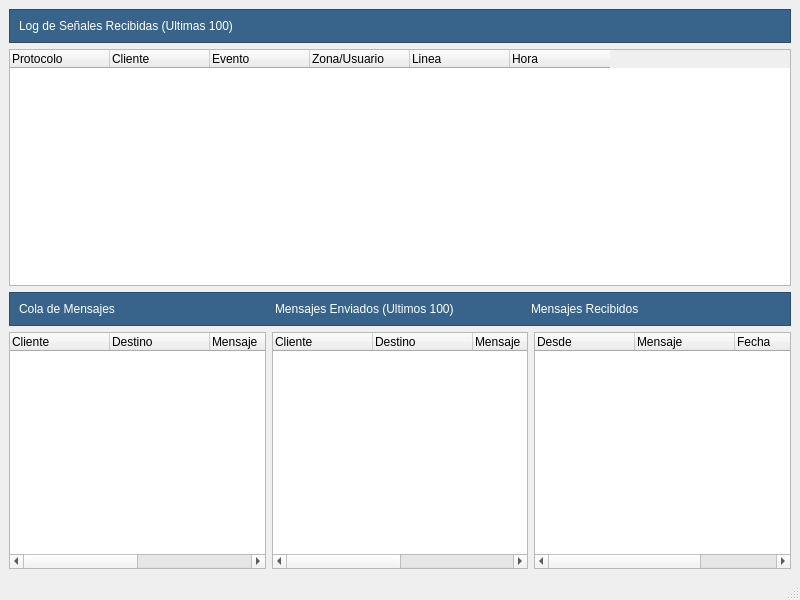
<?xml version="1.0" encoding="UTF-8"?>
<ui version="4.0">
 <class>MainWindow</class>
 <widget class="QMainWindow" name="MainWindow">
  <property name="geometry">
   <rect>
    <x>0</x>
    <y>0</y>
    <width>800</width>
    <height>600</height>
   </rect>
  </property>
  <property name="windowTitle">
   <string>AlertGenerator</string>
  </property>
  <widget class="QWidget" name="centralwidget">
   <layout class="QGridLayout" name="gridLayout">
    <item row="0" column="0" colspan="3">
     <widget class="QFrame" name="frame">
      <property name="maximumSize">
       <size>
        <width>16777215</width>
        <height>52</height>
       </size>
      </property>
      <property name="styleSheet">
       <string notr="true">background-color: #38648B;
font: BOLD 10pt &quot;Calibri&quot;;
color: rgb(255, 255, 255);</string>
      </property>
      <property name="frameShape">
       <enum>QFrame::StyledPanel</enum>
      </property>
      <property name="frameShadow">
       <enum>QFrame::Raised</enum>
      </property>
      <layout class="QGridLayout" name="gridLayout_5">
       <item row="0" column="1">
        <widget class="QLabel" name="label">
         <property name="styleSheet">
          <string notr="true">font: bold 10pt &quot;Calibri&quot;;</string>
         </property>
         <property name="text">
          <string>Log de Señales Recibidas (Ultimas 100)</string>
         </property>
        </widget>
       </item>
      </layout>
     </widget>
    </item>
    <item row="1" column="0" colspan="3">
     <widget class="QTableWidget" name="tableWidget_Log">
      <column>
       <property name="text">
        <string>Protocolo</string>
       </property>
       <property name="textAlignment">
        <set>AlignLeft|AlignVCenter</set>
       </property>
      </column>
      <column>
       <property name="text">
        <string>Cliente</string>
       </property>
       <property name="textAlignment">
        <set>AlignLeft|AlignVCenter</set>
       </property>
      </column>
      <column>
       <property name="text">
        <string>Evento</string>
       </property>
       <property name="textAlignment">
        <set>AlignLeft|AlignVCenter</set>
       </property>
      </column>
      <column>
       <property name="text">
        <string>Zona/Usuario</string>
       </property>
       <property name="textAlignment">
        <set>AlignLeft|AlignVCenter</set>
       </property>
      </column>
      <column>
       <property name="text">
        <string>Linea</string>
       </property>
       <property name="textAlignment">
        <set>AlignLeft|AlignVCenter</set>
       </property>
      </column>
      <column>
       <property name="text">
        <string>Hora</string>
       </property>
       <property name="textAlignment">
        <set>AlignLeft|AlignVCenter</set>
       </property>
      </column>
     </widget>
    </item>
    <item row="2" column="0" colspan="3">
     <widget class="QFrame" name="frame_2">
      <property name="maximumSize">
       <size>
        <width>16777215</width>
        <height>52</height>
       </size>
      </property>
      <property name="styleSheet">
       <string notr="true">background-color: #38648B;
font: BOLD 10pt &quot;Calibri&quot;;
color: rgb(255, 255, 255);</string>
      </property>
      <property name="frameShape">
       <enum>QFrame::StyledPanel</enum>
      </property>
      <property name="frameShadow">
       <enum>QFrame::Raised</enum>
      </property>
      <layout class="QGridLayout" name="gridLayout_6">
       <item row="0" column="1">
        <widget class="QLabel" name="label_ColaMensajes">
         <property name="styleSheet">
          <string notr="true">font: bold 10pt &quot;Calibri&quot;;</string>
         </property>
         <property name="text">
          <string>Cola de Mensajes</string>
         </property>
        </widget>
       </item>
       <item row="0" column="2">
        <widget class="QLabel" name="label_3">
         <property name="styleSheet">
          <string notr="true">font: bold 10pt &quot;Calibri&quot;;</string>
         </property>
         <property name="text">
          <string>Mensajes Enviados (Ultimos 100)</string>
         </property>
        </widget>
       </item>
       <item row="0" column="3">
        <widget class="QLabel" name="label_MensajesRecibidos">
         <property name="styleSheet">
          <string notr="true">font: bold 10pt &quot;Calibri&quot;;</string>
         </property>
         <property name="text">
          <string>Mensajes Recibidos</string>
         </property>
        </widget>
       </item>
      </layout>
     </widget>
    </item>
    <item row="3" column="0">
     <widget class="QTableWidget" name="tableWidget_Cola">
      <column>
       <property name="text">
        <string>Cliente</string>
       </property>
       <property name="textAlignment">
        <set>AlignLeft|AlignVCenter</set>
       </property>
      </column>
      <column>
       <property name="text">
        <string>Destino</string>
       </property>
       <property name="textAlignment">
        <set>AlignLeft|AlignVCenter</set>
       </property>
      </column>
      <column>
       <property name="text">
        <string>Mensaje</string>
       </property>
       <property name="textAlignment">
        <set>AlignLeft|AlignVCenter</set>
       </property>
      </column>
      <column>
       <property name="text">
        <string>Fecha</string>
       </property>
       <property name="textAlignment">
        <set>AlignLeft|AlignVCenter</set>
       </property>
      </column>
     </widget>
    </item>
    <item row="3" column="1">
     <widget class="QTableWidget" name="tableWidget_Enviados">
      <column>
       <property name="text">
        <string>Cliente</string>
       </property>
       <property name="textAlignment">
        <set>AlignLeft|AlignVCenter</set>
       </property>
      </column>
      <column>
       <property name="text">
        <string>Destino</string>
       </property>
       <property name="textAlignment">
        <set>AlignLeft|AlignVCenter</set>
       </property>
      </column>
      <column>
       <property name="text">
        <string>Mensaje</string>
       </property>
       <property name="textAlignment">
        <set>AlignLeft|AlignVCenter</set>
       </property>
      </column>
      <column>
       <property name="text">
        <string>Fecha</string>
       </property>
       <property name="textAlignment">
        <set>AlignLeft|AlignVCenter</set>
       </property>
      </column>
     </widget>
    </item>
    <item row="3" column="2">
     <widget class="QTableWidget" name="tableWidget_Recibidos">
      <column>
       <property name="text">
        <string>Desde</string>
       </property>
       <property name="textAlignment">
        <set>AlignLeft|AlignVCenter</set>
       </property>
      </column>
      <column>
       <property name="text">
        <string>Mensaje</string>
       </property>
       <property name="textAlignment">
        <set>AlignLeft|AlignVCenter</set>
       </property>
      </column>
      <column>
       <property name="text">
        <string>Fecha</string>
       </property>
       <property name="textAlignment">
        <set>AlignLeft|AlignVCenter</set>
       </property>
      </column>
     </widget>
    </item>
   </layout>
  </widget>
  <widget class="QStatusBar" name="statusbar"/>
 </widget>
 <resources/>
 <connections/>
</ui>
